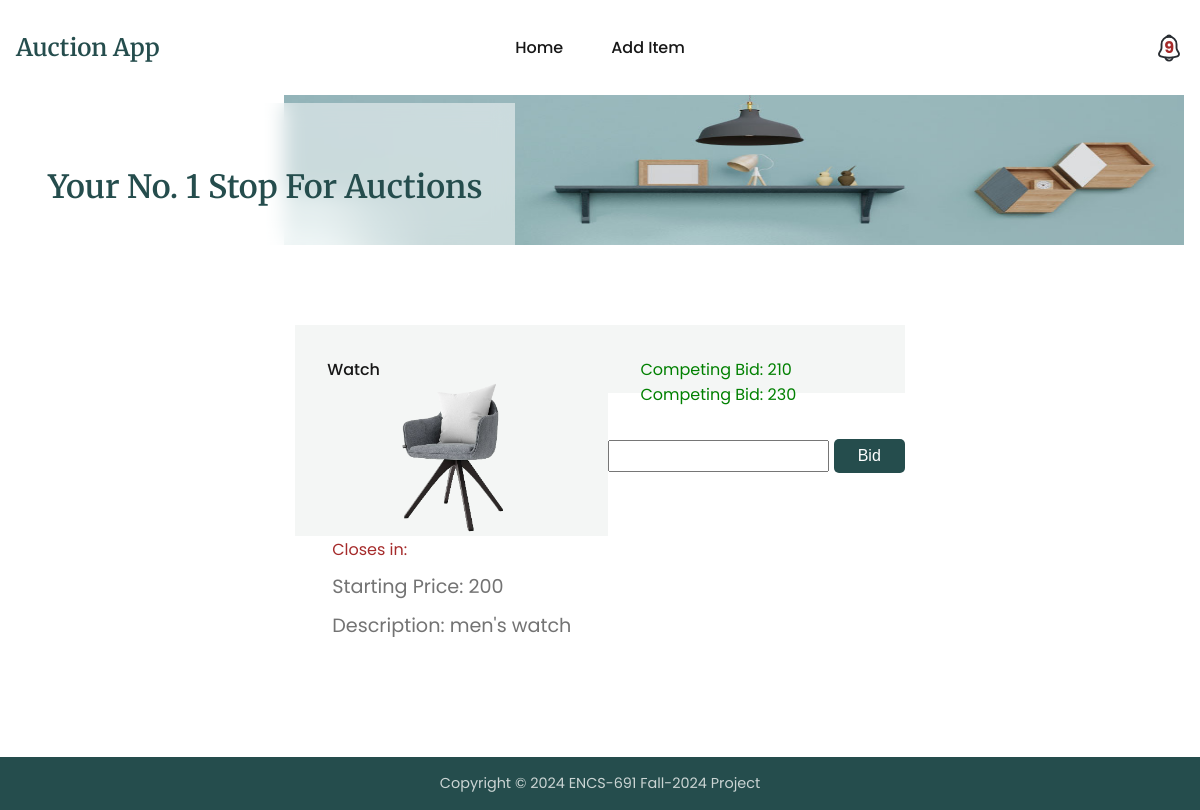
Page /auctions/bid-item/9/ (signed in) on the committed database.
### auctions/models.py (models this page shows, shortened)
class Item(models.Model):
    name = models.CharField(max_length=200)
    description = models.CharField(max_length=200)
    categoryid = models.CharField(max_length=200)
    subcategoryid = models.CharField(max_length=200, default='1')
    status = models.CharField(max_length=200)
    minimumbid = models.IntegerField()
    username = models.CharField(max_length=200)
    image = models.CharField(max_length=200)
    createdat = models.DateTimeField(default=timezone.now)

class Bid(models.Model):
    auctionid = models.CharField(max_length=200)
    itemid = models.CharField(max_length=200)
    username = models.CharField(max_length=200)
    amount = models.IntegerField()
    createdat = models.DateTimeField(default=timezone.now)

### auctions/views.py (the view)
# urls.py: path('bid-item/<int:id>/', views.bidItem, name='bidItem'),
@login_required
def bidItem(req, id):
    if req.method == 'GET':
      bids = None
      auction = getAuctionByItemId(id)
      try:
          bids = Bid.objects.filter(auctionid=auction.id)
      except:
          logging.error(f'Item does not exist')
      item = get_object_or_404(Item, pk=id)
      context = {'item': item, 'bids':bids}
      return render(req, 'auctions/bidItem.html', context=context)
    return addNewBid(req, id)

### auctions/utils.py (called while the page is built)
def getAuctionByItemId(id, field=''):
    try:
        auction = Auction.objects.get(itemid=id)
    except (KeyError, Auction.DoesNotExist):
        logging.error(f'Auction does not exist')
        return None
    else:
        if field:
            return getattr(auction, field)
        return auction

### templates/auctions/bidItem.html (shortened to what this page needs)
{% extends "base.html" %}
{% block content %}
<div class="biditem-container">
  <section class="section__container product__container" id="product">
    <div class="biditem-grid">
      {% if item %}
      <div class="product__card">
        <h4>{{item.name}}</h4>
        <img src="{{item.image}}" alt="{{item.name}}" />
        <div class="biditem-p" id="close-in">
          Closes in: <span hx-get="{% url 'auctions:getBidClosingTime' item.id %}" hx-trigger="every 2s"></span>
        </div>
        <p>Starting Price: {{item.minimumbid}}</p>
        <p>Description: {{item.description}}</p>
      </div>
      {% endif %}
      <form class="bid-detail"
      hx-post="{% url 'auctions:bidItem' item.id %}"
      hx-target="#bid-info">
        <div class="bid-info product__card" id="bid-info">
          {% if bids %}
          <ul>
            {% for bid in bids %}
              <li>Competing Bid: {{bid.amount}}</li>
            {% endfor %}
          </ul>
          {% endif %}
        </div>
        <input class="input" name="amount" type="number">
        <button type="submit" class="btn">Bid</button>
      </form>
    </div>
  </section>
</div>
{% endblock %}

### auctions/static/css/styles.css (style rules this page uses)
:root { --primary-color: #254d4d; --text-dark: #171717; --text-light: #737373; --extra-light: #f4f6f5; --white: #ffffff; --max-width: 1200px; --header-font: "Merriweather", serif; }
* { padding: 0; margin: 0; box-sizing: border-box; }
.section__container { max-width: var(--max-width); margin: auto; padding: 5rem 1rem; }
img { display: flex; width: 100%; height: 150px; }
ul { list-style: none; }
html, body { scroll-behavior: smooth; }
body { font-family: "Poppins", sans-serif; }
.product__card { position: relative; isolation: isolate; padding: 2rem; }
.product__card::before { position: absolute; content: ""; top: 0; left: 0; width: 100%; height: 60%; background-color: var(--extra-light); z-index: -1; transition: 0.3s; }
.product__card h4 { font-size: 1rem; font-weight: 500; color: var(--text-dark); }
.product__card p { padding: 5px; font-size: 1.2rem; color: var(--text-light); }
.product__card img { max-width: 150px; margin-inline: auto; }
.biditem-container { width: 100%; }
.biditem-grid { display: flex; justify-content: center; }
.biditem-p { color: brown; padding: 5px; }
.bid-info { color: green }
.btn { width: fit-content; padding: 0.5rem 1.5rem; outline: none; border: none; font-size: 1rem; color: var(--white); white-space: nowrap; background-color: var(--primary-color); border-radius: 5px; transition: 0.3s; cursor: pointer; }
.input { font-size: 1rem; color: var(--text-dark); padding: 5px; }

### auctions/static/css/style.css (style rules this page uses)
::placeholder { text-transform: none; }

### rows in the picture
Item: name "Watch", image (picture), minimumbid "200", description "men's watch"
Bid: amount "210"
Bid: amount "230"
